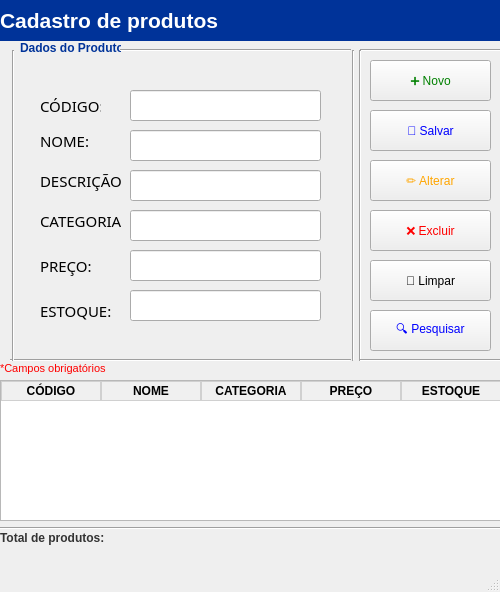
<?xml version="1.0" encoding="UTF-8"?>
<ui version="4.0">
 <class>mainWindow</class>
 <widget class="QMainWindow" name="mainWindow">
  <property name="geometry">
   <rect>
    <x>0</x>
    <y>0</y>
    <width>500</width>
    <height>592</height>
   </rect>
  </property>
  <property name="windowTitle">
   <string>MainWindow</string>
  </property>
  <widget class="QWidget" name="centralwidget">
   <widget class="QLabel" name="label_7">
    <property name="geometry">
     <rect>
      <x>0</x>
      <y>0</y>
      <width>711</width>
      <height>41</height>
     </rect>
    </property>
    <property name="font">
     <font>
      <pointsize>16</pointsize>
      <weight>75</weight>
      <bold>true</bold>
     </font>
    </property>
    <property name="styleSheet">
     <string notr="true">background-color: #003399;
color: white;
font-size: 16pt;
font-weight: bold;</string>
    </property>
    <property name="text">
     <string>Cadastro de produtos</string>
    </property>
   </widget>
   <widget class="QLineEdit" name="txtCodigo">
    <property name="geometry">
     <rect>
      <x>130</x>
      <y>90</y>
      <width>191</width>
      <height>31</height>
     </rect>
    </property>
   </widget>
   <widget class="QLineEdit" name="txtDescricao">
    <property name="geometry">
     <rect>
      <x>130</x>
      <y>170</y>
      <width>191</width>
      <height>31</height>
     </rect>
    </property>
   </widget>
   <widget class="QLineEdit" name="txtEstoque">
    <property name="geometry">
     <rect>
      <x>130</x>
      <y>290</y>
      <width>191</width>
      <height>31</height>
     </rect>
    </property>
   </widget>
   <widget class="QLineEdit" name="txtPreco">
    <property name="geometry">
     <rect>
      <x>130</x>
      <y>250</y>
      <width>191</width>
      <height>31</height>
     </rect>
    </property>
   </widget>
   <widget class="QLineEdit" name="txtNome">
    <property name="geometry">
     <rect>
      <x>130</x>
      <y>130</y>
      <width>191</width>
      <height>31</height>
     </rect>
    </property>
   </widget>
   <widget class="QLineEdit" name="txtCategoria">
    <property name="geometry">
     <rect>
      <x>130</x>
      <y>210</y>
      <width>191</width>
      <height>31</height>
     </rect>
    </property>
   </widget>
   <widget class="QLabel" name="label">
    <property name="geometry">
     <rect>
      <x>40</x>
      <y>90</y>
      <width>61</width>
      <height>31</height>
     </rect>
    </property>
    <property name="font">
     <font>
      <family>Dubai Medium</family>
      <pointsize>11</pointsize>
     </font>
    </property>
    <property name="text">
     <string>CÓDIGO:</string>
    </property>
   </widget>
   <widget class="QLabel" name="label_2">
    <property name="geometry">
     <rect>
      <x>40</x>
      <y>130</y>
      <width>61</width>
      <height>21</height>
     </rect>
    </property>
    <property name="font">
     <font>
      <family>Dubai Medium</family>
      <pointsize>11</pointsize>
     </font>
    </property>
    <property name="text">
     <string>NOME:</string>
    </property>
   </widget>
   <widget class="QLabel" name="label_3">
    <property name="geometry">
     <rect>
      <x>40</x>
      <y>170</y>
      <width>81</width>
      <height>21</height>
     </rect>
    </property>
    <property name="font">
     <font>
      <family>Dubai Medium</family>
      <pointsize>11</pointsize>
     </font>
    </property>
    <property name="text">
     <string>DESCRIÇÃO:</string>
    </property>
   </widget>
   <widget class="QLabel" name="label_4">
    <property name="geometry">
     <rect>
      <x>40</x>
      <y>210</y>
      <width>81</width>
      <height>21</height>
     </rect>
    </property>
    <property name="font">
     <font>
      <family>Dubai Medium</family>
      <pointsize>11</pointsize>
     </font>
    </property>
    <property name="text">
     <string>CATEGORIA:</string>
    </property>
   </widget>
   <widget class="QLabel" name="label_5">
    <property name="geometry">
     <rect>
      <x>40</x>
      <y>250</y>
      <width>51</width>
      <height>31</height>
     </rect>
    </property>
    <property name="font">
     <font>
      <family>Dubai Medium</family>
      <pointsize>11</pointsize>
     </font>
    </property>
    <property name="text">
     <string>PREÇO:</string>
    </property>
   </widget>
   <widget class="QLabel" name="label_6">
    <property name="geometry">
     <rect>
      <x>40</x>
      <y>300</y>
      <width>71</width>
      <height>21</height>
     </rect>
    </property>
    <property name="font">
     <font>
      <family>Dubai Medium</family>
      <pointsize>11</pointsize>
     </font>
    </property>
    <property name="text">
     <string>ESTOQUE:</string>
    </property>
   </widget>
   <widget class="QPushButton" name="pushButton">
    <property name="geometry">
     <rect>
      <x>370</x>
      <y>260</y>
      <width>121</width>
      <height>41</height>
     </rect>
    </property>
    <property name="styleSheet">
     <string notr="true">QPushButton {
color: dark gray;
}</string>
    </property>
    <property name="text">
     <string>🧹 Limpar</string>
    </property>
   </widget>
   <widget class="QPushButton" name="pushButton_2">
    <property name="geometry">
     <rect>
      <x>370</x>
      <y>310</y>
      <width>121</width>
      <height>41</height>
     </rect>
    </property>
    <property name="styleSheet">
     <string notr="true">QPushButton {
color: blue;
}</string>
    </property>
    <property name="text">
     <string>🔍 Pesquisar</string>
    </property>
   </widget>
   <widget class="QPushButton" name="pushButton_3">
    <property name="geometry">
     <rect>
      <x>370</x>
      <y>210</y>
      <width>121</width>
      <height>41</height>
     </rect>
    </property>
    <property name="styleSheet">
     <string notr="true">QPushButton {
color: red;
}</string>
    </property>
    <property name="text">
     <string>❌ Excluir</string>
    </property>
   </widget>
   <widget class="QPushButton" name="pushButton_4">
    <property name="geometry">
     <rect>
      <x>370</x>
      <y>160</y>
      <width>121</width>
      <height>41</height>
     </rect>
    </property>
    <property name="styleSheet">
     <string notr="true">QPushButton {
color: orange;
}</string>
    </property>
    <property name="text">
     <string>✏️ Alterar</string>
    </property>
   </widget>
   <widget class="QPushButton" name="pushButton_5">
    <property name="geometry">
     <rect>
      <x>370</x>
      <y>110</y>
      <width>121</width>
      <height>41</height>
     </rect>
    </property>
    <property name="styleSheet">
     <string notr="true">QPushButton {
color: blue;
}</string>
    </property>
    <property name="text">
     <string>💾 Salvar</string>
    </property>
   </widget>
   <widget class="QPushButton" name="pushButton_6">
    <property name="geometry">
     <rect>
      <x>370</x>
      <y>60</y>
      <width>121</width>
      <height>41</height>
     </rect>
    </property>
    <property name="styleSheet">
     <string notr="true">QPushButton {
color: green;
}</string>
    </property>
    <property name="text">
     <string>➕ Novo</string>
    </property>
   </widget>
   <widget class="QTableWidget" name="tableWidget">
    <property name="geometry">
     <rect>
      <x>0</x>
      <y>380</y>
      <width>601</width>
      <height>141</height>
     </rect>
    </property>
    <property name="minimumSize">
     <size>
      <width>601</width>
      <height>0</height>
     </size>
    </property>
    <property name="styleSheet">
     <string notr="true">QTableWidget {
alternate-background-color: #f3f6fb;
}
 
QHeaderView::section {
background-color: #f0f0f0;
color: black;
border: 1px solid #d0d0d0;
font-weight: bold;
}</string>
    </property>
    <property name="alternatingRowColors">
     <bool>true</bool>
    </property>
    <property name="rowCount">
     <number>0</number>
    </property>
    <attribute name="verticalHeaderVisible">
     <bool>false</bool>
    </attribute>
    <attribute name="verticalHeaderShowSortIndicator" stdset="0">
     <bool>true</bool>
    </attribute>
    <column>
     <property name="text">
      <string>CÓDIGO</string>
     </property>
    </column>
    <column>
     <property name="text">
      <string>NOME</string>
     </property>
    </column>
    <column>
     <property name="text">
      <string>CATEGORIA</string>
     </property>
    </column>
    <column>
     <property name="text">
      <string>PREÇO</string>
     </property>
    </column>
    <column>
     <property name="text">
      <string>ESTOQUE</string>
     </property>
    </column>
   </widget>
   <widget class="QLabel" name="label_8">
    <property name="geometry">
     <rect>
      <x>20</x>
      <y>40</y>
      <width>101</width>
      <height>16</height>
     </rect>
    </property>
    <property name="styleSheet">
     <string notr="true">color: #003399;
font-weight: bold;</string>
    </property>
    <property name="text">
     <string>Dados do Produto</string>
    </property>
   </widget>
   <widget class="Line" name="line">
    <property name="geometry">
     <rect>
      <x>120</x>
      <y>40</y>
      <width>231</width>
      <height>21</height>
     </rect>
    </property>
    <property name="orientation">
     <enum>Qt::Horizontal</enum>
    </property>
   </widget>
   <widget class="Line" name="line_2">
    <property name="geometry">
     <rect>
      <x>343</x>
      <y>50</y>
      <width>20</width>
      <height>311</height>
     </rect>
    </property>
    <property name="orientation">
     <enum>Qt::Vertical</enum>
    </property>
   </widget>
   <widget class="Line" name="line_3">
    <property name="geometry">
     <rect>
      <x>10</x>
      <y>350</y>
      <width>341</width>
      <height>20</height>
     </rect>
    </property>
    <property name="orientation">
     <enum>Qt::Horizontal</enum>
    </property>
   </widget>
   <widget class="Line" name="line_4">
    <property name="geometry">
     <rect>
      <x>360</x>
      <y>40</y>
      <width>151</width>
      <height>20</height>
     </rect>
    </property>
    <property name="orientation">
     <enum>Qt::Horizontal</enum>
    </property>
   </widget>
   <widget class="Line" name="line_5">
    <property name="geometry">
     <rect>
      <x>350</x>
      <y>50</y>
      <width>20</width>
      <height>311</height>
     </rect>
    </property>
    <property name="orientation">
     <enum>Qt::Vertical</enum>
    </property>
   </widget>
   <widget class="Line" name="line_6">
    <property name="geometry">
     <rect>
      <x>360</x>
      <y>350</y>
      <width>151</width>
      <height>21</height>
     </rect>
    </property>
    <property name="orientation">
     <enum>Qt::Horizontal</enum>
    </property>
   </widget>
   <widget class="QLabel" name="label_9">
    <property name="geometry">
     <rect>
      <x>0</x>
      <y>360</y>
      <width>111</width>
      <height>16</height>
     </rect>
    </property>
    <property name="styleSheet">
     <string notr="true">color: red;
font-size: 8pt;
fon*-weight: bold;</string>
    </property>
    <property name="text">
     <string>*Campos obrigatórios</string>
    </property>
   </widget>
   <widget class="Line" name="line_7">
    <property name="geometry">
     <rect>
      <x>0</x>
      <y>520</y>
      <width>501</width>
      <height>16</height>
     </rect>
    </property>
    <property name="orientation">
     <enum>Qt::Horizontal</enum>
    </property>
   </widget>
   <widget class="QLabel" name="label_10">
    <property name="geometry">
     <rect>
      <x>0</x>
      <y>530</y>
      <width>141</width>
      <height>16</height>
     </rect>
    </property>
    <property name="styleSheet">
     <string notr="true">font-weight: bold;
color: #333333;</string>
    </property>
    <property name="text">
     <string>Total de produtos:</string>
    </property>
   </widget>
   <widget class="Line" name="line_8">
    <property name="geometry">
     <rect>
      <x>-17</x>
      <y>40</y>
      <width>20</width>
      <height>301</height>
     </rect>
    </property>
    <property name="orientation">
     <enum>Qt::Vertical</enum>
    </property>
   </widget>
   <widget class="Line" name="line_9">
    <property name="geometry">
     <rect>
      <x>-7</x>
      <y>50</y>
      <width>41</width>
      <height>311</height>
     </rect>
    </property>
    <property name="orientation">
     <enum>Qt::Vertical</enum>
    </property>
   </widget>
  </widget>
  <widget class="QMenuBar" name="menubar">
   <property name="geometry">
    <rect>
     <x>0</x>
     <y>0</y>
     <width>500</width>
     <height>21</height>
    </rect>
   </property>
  </widget>
  <widget class="QStatusBar" name="statusbar"/>
 </widget>
 <resources/>
 <connections/>
</ui>
